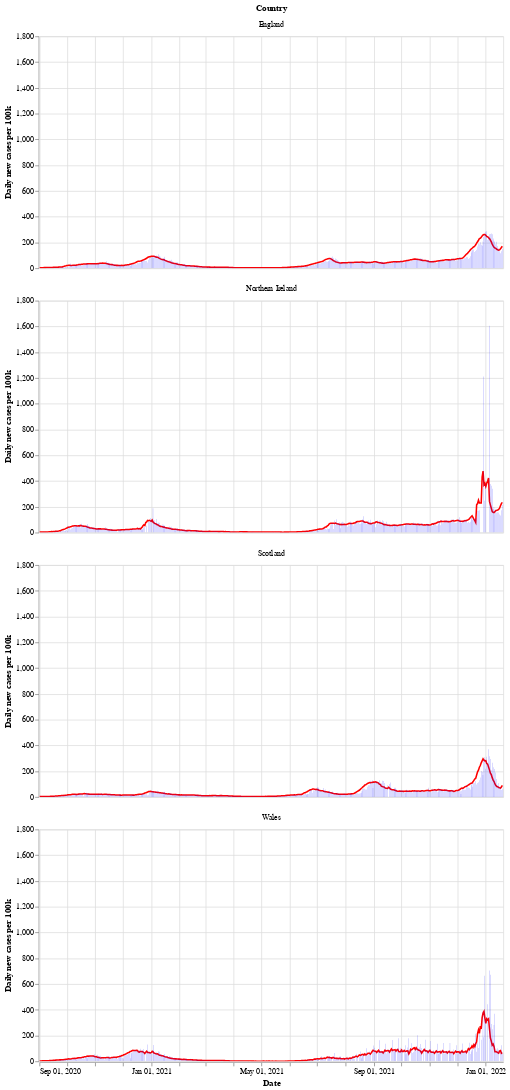

Notebook code for this chart:
### Markdown cell above
Next is a bar chart of the number of new cases in each country (per 100k population), with the 7 day moving average of cases. Again we see that Wales saw a longer period of raising and falling cases compared to the other countries.

After a period of cases falling, each nation is now seeing a rise in the number of cases - especially in Wales.

### Code cell
# collapse
bars = alt.Chart(uk_cases).mark_bar().encode(
    x=alt.X("yearmonthdate(date):T", axis=alt.Axis(title='Date')),
    y=alt.Y("newCasesRate:Q", axis=alt.Axis(title='Daily new cases per 100k')),
    tooltip='newCasesRate',
    color=alt.condition(
        alt.datum.dailyChange > 0,
        alt.value("orange"),  # The positive color
        alt.value("blue")  # The negative color
    )
).properties(title='New cases per 100k population with rolling 7 day average', width=600).interactive()
line = alt.Chart(uk_cases).mark_line(
    color='red',
    size=2,
).transform_window(
    rolling_mean='mean(newCasesRate)',
    frame=[0, 7],
    groupby=['areaName']
).encode(
    x='yearmonthdate(date):T',
    y='rolling_mean:Q'
)
alt.layer(line, bars, data=uk_cases).facet(alt.Row('areaName', title='Country'), columns=1)

### Figure 1 — Vega-Lite specification as saved in the notebook (floating-point values rounded to 4 significant figures; data arrays with more than 128 entries replaced by an {"elided": "..."} marker saying what was removed)
{"config": {"view": {"continuousWidth": 400, "continuousHeight": 300}}, "data": {"name": "data-9f811994ef6441691bcf89cd22edddcb"}, "facet": {"type": "nominal", "field": "areaName", "title": "Country"}, "spec": {"layer": [{"mark": {"type": "line", "color": "red", "size": 2}, "encoding": {"x": {"type": "temporal", "field": "date", "timeUnit": "yearmonthdate"}, "y": {"type": "quantitative", "field": "rolling_mean"}}, "transform": [{"window": [{"op": "mean", "field": "newCasesRate", "as": "rolling_mean"}], "frame": [0, 7], "groupby": ["areaName"]}]}, {"mark": "bar", "encoding": {"color": {"condition": {"value": "orange", "test": "(datum.dailyChange > 0)"}, "value": "blue"}, "tooltip": {"type": "quantitative", "field": "newCasesRate"}, "x": {"type": "temporal", "axis": {"title": "Date"}, "field": "date", "timeUnit": "yearmonthdate"}, "y": {"type": "quantitative", "axis": {"title": "Daily new cases per 100k"}, "field": "newCasesRate"}}, "selection": {"selector002": {"type": "interval", "bind": "scales", "encodings": ["x", "y"]}}, "title": "New cases per 100k population with rolling 7 day average", "width": 600}]}, "columns": 1, "$schema": "https://vega.github.io/schema/vega-lite/v4.8.1.json", "datasets": {"data-9f811994ef6441691bcf89cd22edddcb": {"elided": "2024 records"}}}
